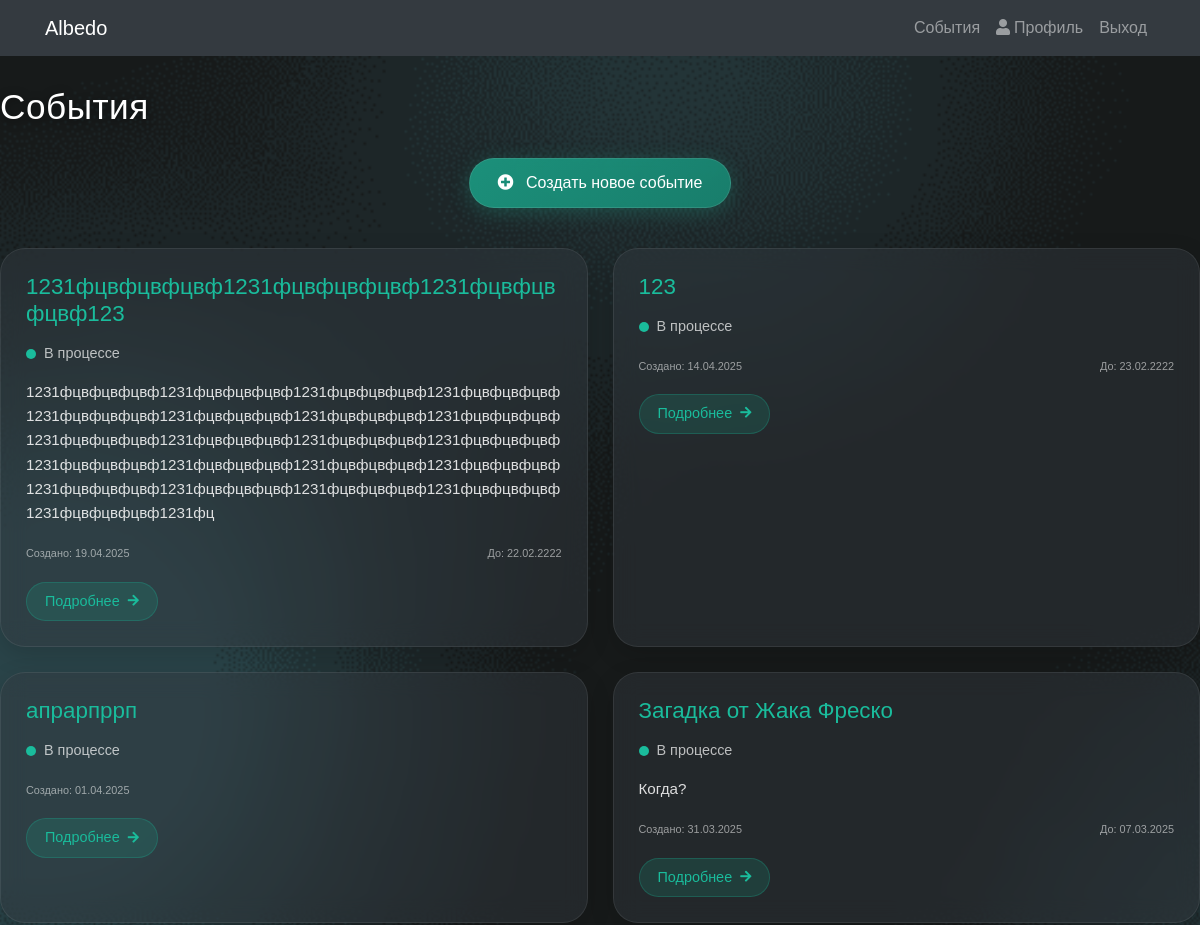
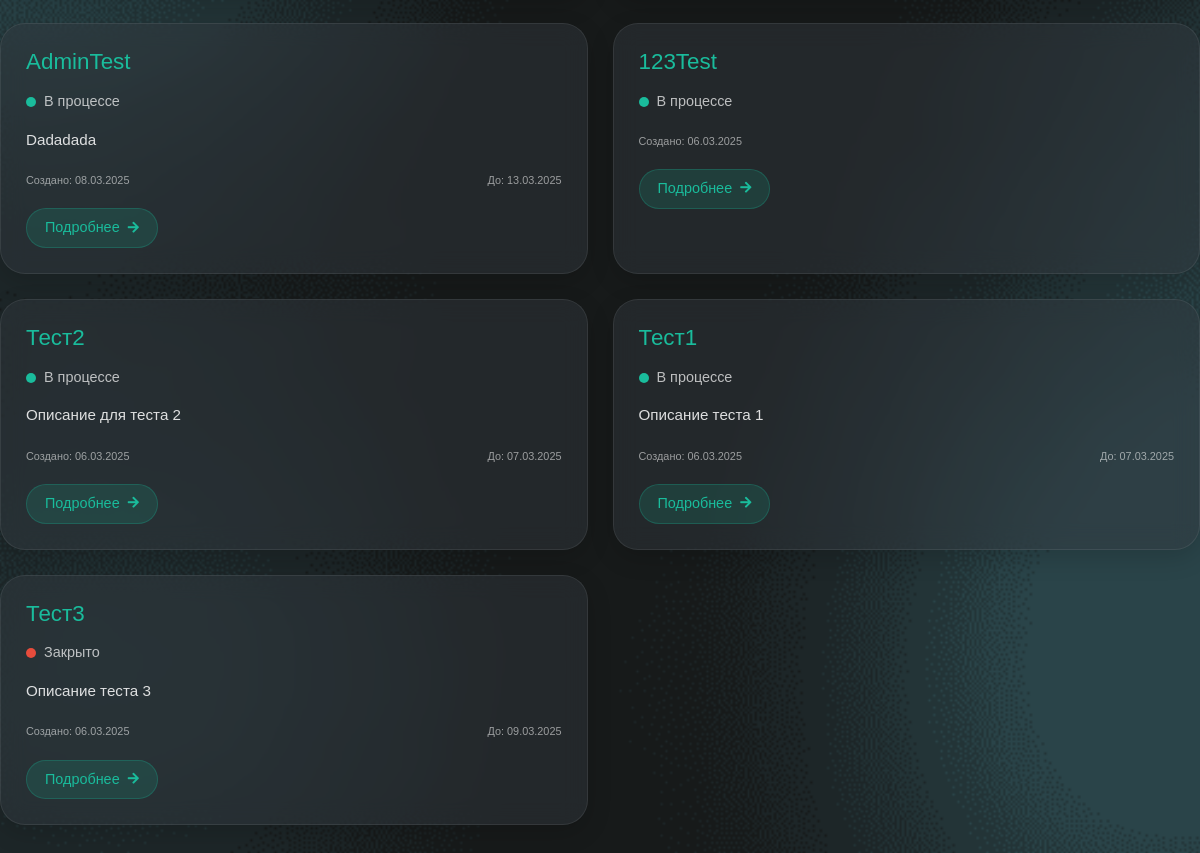
The page /events/ (signed in) on the database as committed earlier (2 pictures, top to bottom).
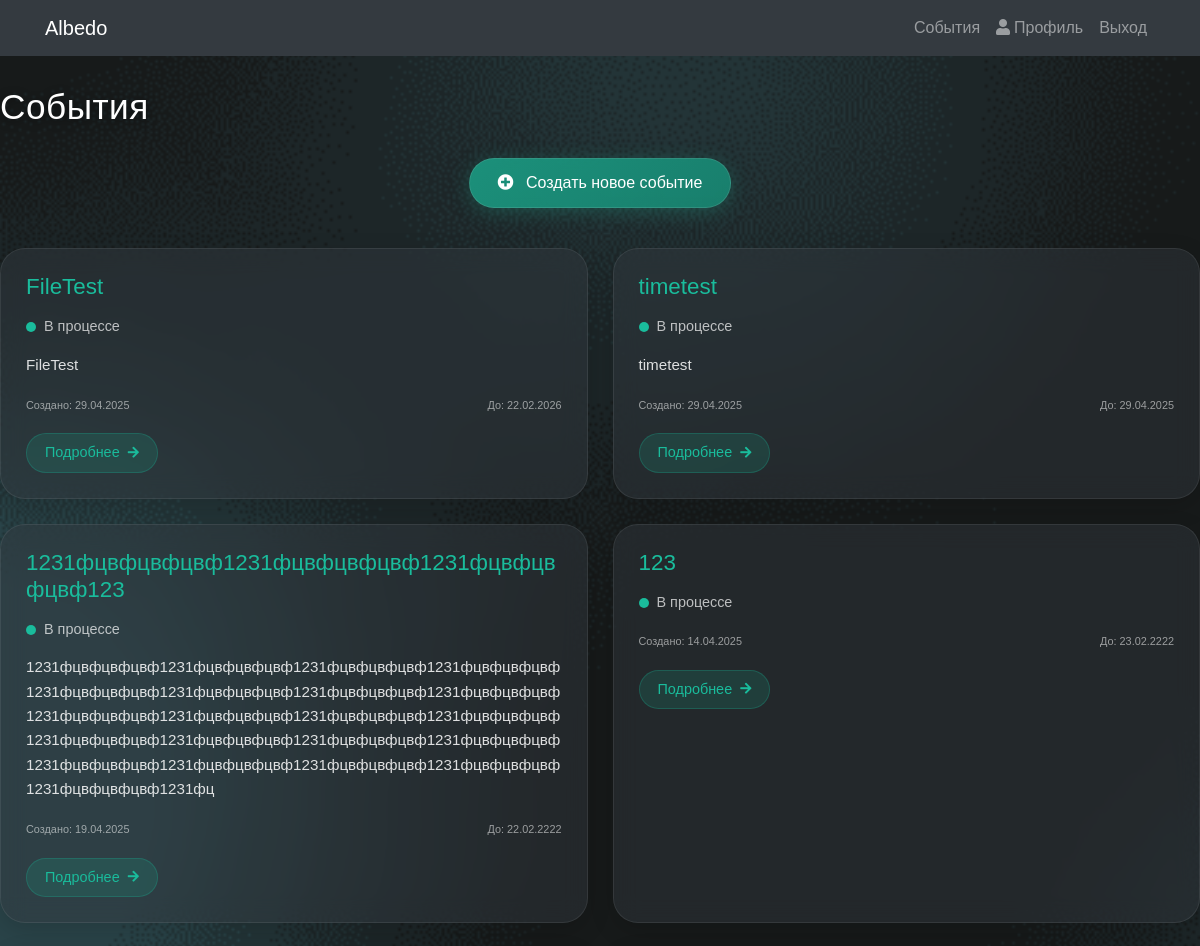
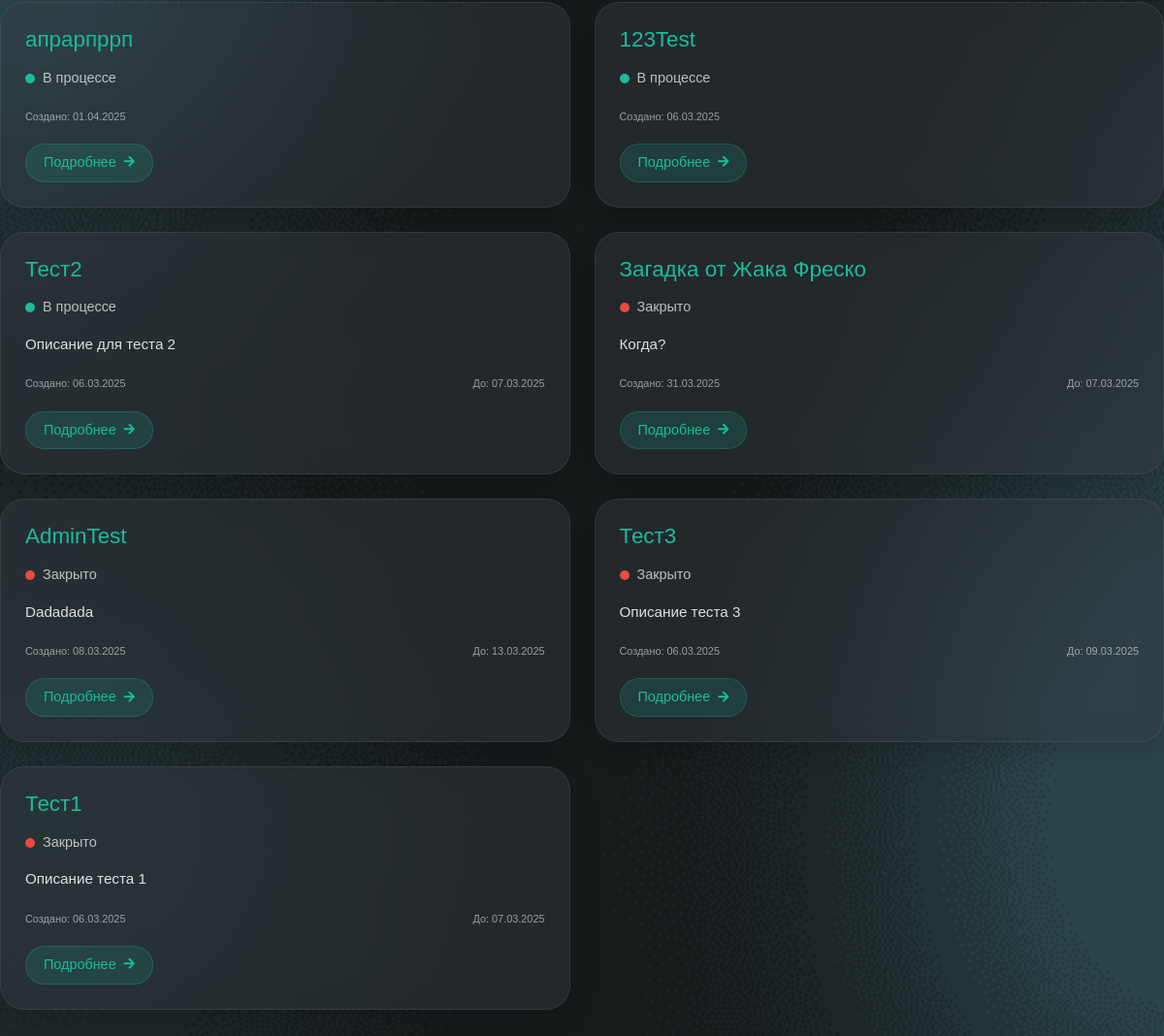
The same page on the database as committed later (2 pictures, top to bottom).
### albedo/models.py (models this page shows, shortened)
class Event(models.Model):
    STATUS_CHOICES = (
        ('in_progress', 'В процессе'),
        ('closed', 'Закрыто'),
    )
    title = models.CharField(max_length=28, verbose_name="Заголовок")
    description = models.TextField(blank=True, max_length=300, verbose_name="Описание")
    created_at = models.DateTimeField(auto_now_add=True, verbose_name="Дата создания")
    status = models.CharField(
        max_length=11,
        choices=STATUS_CHOICES,
        default='in_progress',
        verbose_name="Статус"
    )
    limit_date = models.DateTimeField(null=True, blank=True, verbose_name="Срок сдачи")
    user = models.ForeignKey(
        User,
        on_delete=models.CASCADE,
        related_name='events',
        verbose_name="Пользователь"
    )
    file = models.ForeignKey(
        File,
        on_delete=models.SET_NULL,
        null=True,
        blank=True,
        related_name='events',
        verbose_name="Файл"
    )
    class Meta:
        verbose_name = "Событие"
        verbose_name_plural = "События"

### albedo/views.py (the view)
# urls.py: path('events/', views.event_list, name='event_list'),
@login_required
def event_list(request):
    events = Event.objects.filter(user__active=True).order_by('-status', '-created_at')
    return render(request, 'albedo/event_list.html', {'events': events})

### albedo/templates/albedo/event_list.html (shortened to what this page needs)
{% extends 'albedo/base.html' %}
{% load static %}
{% block content %}
<div style="padding-top: 30px;">
    <div style="max-width: 1200px; margin: 0 auto 30px auto; display: flex; justify-content: space-between; align-items: center;">
        <h1 style="color: white; font-size: 2.2rem; margin: 0; text-shadow: 0 2px 10px rgba(0,0,0,0.5); font-weight: 300; letter-spacing: 0.5px;">События</h1>
    </div>
    <div style="text-align: center; margin-bottom: 40px;">
        {% if user.is_authenticated and user.active %}
            <a href="{% url 'create_event' %}" style="display: inline-block; background: linear-gradient(135deg, rgba(26, 188, 156, 0.7), rgba(22, 160, 133, 0.7)); color: white; padding: 12px 28px; border-radius: 25px; text-decoration: none; font-size: 1rem; font-weight: 400; transition: all 0.3s ease; box-shadow: 0 4px 20px rgba(26, 188, 156, 0.25); backdrop-filter: blur(5px); border: 1px solid rgba(255,255,255,0.1);">
                <i class="fas fa-plus-circle" style="margin-right: 8px;"></i> Создать новое событие
            </a>
        {% endif %}
    </div>
    <div style="display: grid; grid-template-columns: repeat(auto-fill, minmax(450px, 1fr)); gap: 25px; max-width: 1200px; margin: 0 auto;">
        {% for event in events %}
        <div style="background-color: rgba(52, 58, 64, 0.45); border-radius: 25px; padding: 25px; backdrop-filter: blur(12px); border: 1px solid rgba(255,255,255,0.08); box-shadow: 0 8px 25px rgba(0,0,0,0.15); transition: transform 0.3s ease, box-shadow 0.3s ease;">
            <h3 style="color: #1ABC9C; margin-top: 0; margin-bottom: 15px; font-size: 1.4rem; font-weight: 400; word-break: break-word;">
                {{ event.title }}
            </h3>
            <div style="display: flex; align-items: center; margin-bottom: 15px;">
                <span style="display: inline-block; width: 10px; height: 10px; border-radius: 50%; background-color: {% if event.status == 'in_progress' %}#1ABC9C{% else %}#E74C3C{% endif %}; margin-right: 8px;"></span>
                <p style="color: rgba(255,255,255,0.7); margin: 0; font-size: 0.9rem;">
                    {{ event.get_status_display }}
                </p>
            </div>
            <p style="color: rgba(255,255,255,0.85); margin-bottom: 20px; line-height: 1.6; font-size: 0.95rem; word-break: break-word; overflow-wrap: break-word;">
                {{ event.description|truncatewords:30 }}
            </p>
            <div style="display: flex; justify-content: space-between; margin-bottom: 20px; font-size: 0.85rem;">
                <small style="color: rgba(255,255,255,0.55);">Создано: {{ event.created_at|date:"d.m.Y" }}</small>
                {% if event.limit_date %}
                <small style="color: rgba(255,255,255,0.55);">До: {{ event.limit_date|date:"d.m.Y" }}</small>
                {% endif %}
            </div>
            <a href="{% url 'event_detail' event.id %}" style="display: inline-flex; align-items: center; background-color: rgba(26, 188, 156, 0.15); color: #1ABC9C; padding: 8px 18px; border-radius: 20px; text-decoration: none; border: 1px solid rgba(26, 188, 156, 0.25); transition: all 0.3s ease; font-size: 0.9rem;">
                Подробнее <i class="fas fa-arrow-right" style="margin-left: 8px; font-size: 0.8rem;"></i>
            </a>
        </div>
        {% endfor %}
    </div>
</div>
<link href="https://cdnjs.cloudflare.com/ajax/libs/font-awesome/5.15.4/css/all.min.css" rel="stylesheet">
{% endblock %}

Rows that differ between the two databases and show on the page:
added Event: title "FileTest", status "В процессе", description "FileTest", created_at "29.04.2025", limit_date "22.02.2026"
added Event: title "timetest", status "В процессе", description "timetest", created_at "29.04.2025", limit_date "29.04.2025"
shown differently, row unchanged: Event "123Test": moves up the list
shown differently, row unchanged: Event "Тест2": moves up the list
changed Event "Загадка от Жака Фреско": status "В процессе" → "Закрыто"
changed Event "AdminTest": status "В процессе" → "Закрыто"
shown differently, row unchanged: Event "Тест3": moves up the list
changed Event "Тест1": status "В процессе" → "Закрыто"
